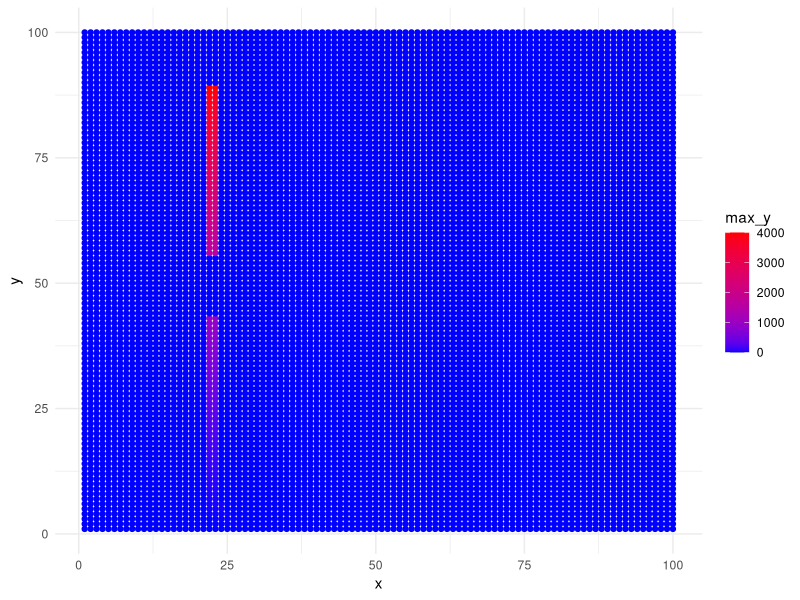
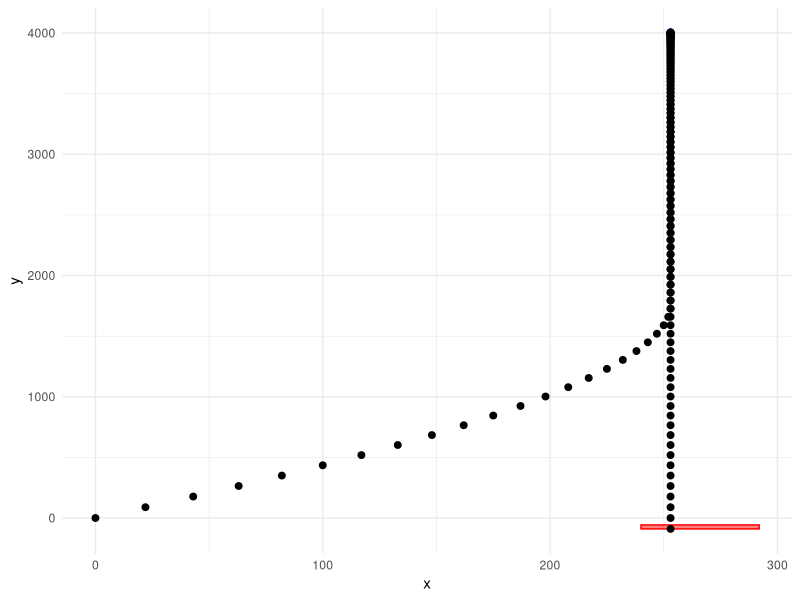

Write the R code that produced these figures, in order.
library(tidyverse)

# define the target area
target_x <- 240:292
target_y <- -90:-57

# create a function that returns the maximum y value achieved given 
# an initial velocity
take_steps <- function(v) {
  x <- v[1]
  y <- v[2]
  max_y <- y
  steps <<- data.frame(x = c(0, x), y = c(0, y))
  
  if (x %in% target_x & y %in% target_y) {
    return(max_y)
  }
  
  while(TRUE) {
    x0 <- x
    y0 <- y
    x <- x + v[1]
    y <- y + v[2] - 1

    if (x > 0) {
      x <- x - 1
    }
    if (x < 0) {
      x <- x + 1
    }
    if (x < x0) {
      x <- x0
    }
    
    steps <<- rbind(steps, data.frame(x = x, y = y))
    v <- c(x - x0, y - y0)
    
    if (y > max_y) {
      max_y <- y
    }
    
    if (x %in% target_x & y %in% target_y) {
      return(max_y)
    }
    
    if (x > target_x[length(target_x)] | y < target_y[1]) {
      return(0)
    }
  }
}

# create a data frame of possible initial velocities
range <- 100
xs <- c()
ys <- c()
for (i in 1:range) {
  xs <- c(xs, i:range)
  ys <- c(ys, rep(i, times = range - i + 1))
}
df <- data.frame(x = c(xs, ys), y = c(ys, xs))
non_dup <- df %>% filter(x != y)
dup <- (df %>% filter(x == y))[1:range,]
df <- rbind(non_dup, dup)
df <- arrange(df, by = x)

# create a new column in the data frame with the maximum y values
df$max_y <- apply(X = df, MARGIN = 1, FUN = take_steps)

# find the initial velocity that leads to the maximum y value
best <- filter(df, max_y == max(max_y))[1,]
best_x <- best$x
best_y <- best$y
v <- c(best_x, best_y)
max_y <- take_steps(v)
steps$max_y <- steps$y == max_y

# plot the points in the data frame
# plot their corresponding maximum y values using color
ggplot(df, aes(x = x, y = y, col = max_y)) +
  geom_point() +
  scale_color_gradient(low = "blue", high = "red") +
  theme_minimal()

# plot the origin (0,0) and the target rectangle
# plot the steps for the velocity that leads to the maximum y value
ggplot() +
  geom_rect(mapping = aes(xmin = target_x[1],
                          xmax = target_x[length(target_x)],
                          ymin = target_y[1],
                          ymax = target_y[length(target_y)],),
            fill = "red", color = "red", alpha = 0.5) +
  geom_point(data = steps, aes(x = x, y = y, col = max_y), size = 2) +
  scale_color_manual(values = c("black", "blue")) +
  theme_minimal() +
  theme(legend.position = "none")

# find the maximum y value
filter(df, max_y == max(max_y))$max_y[1]